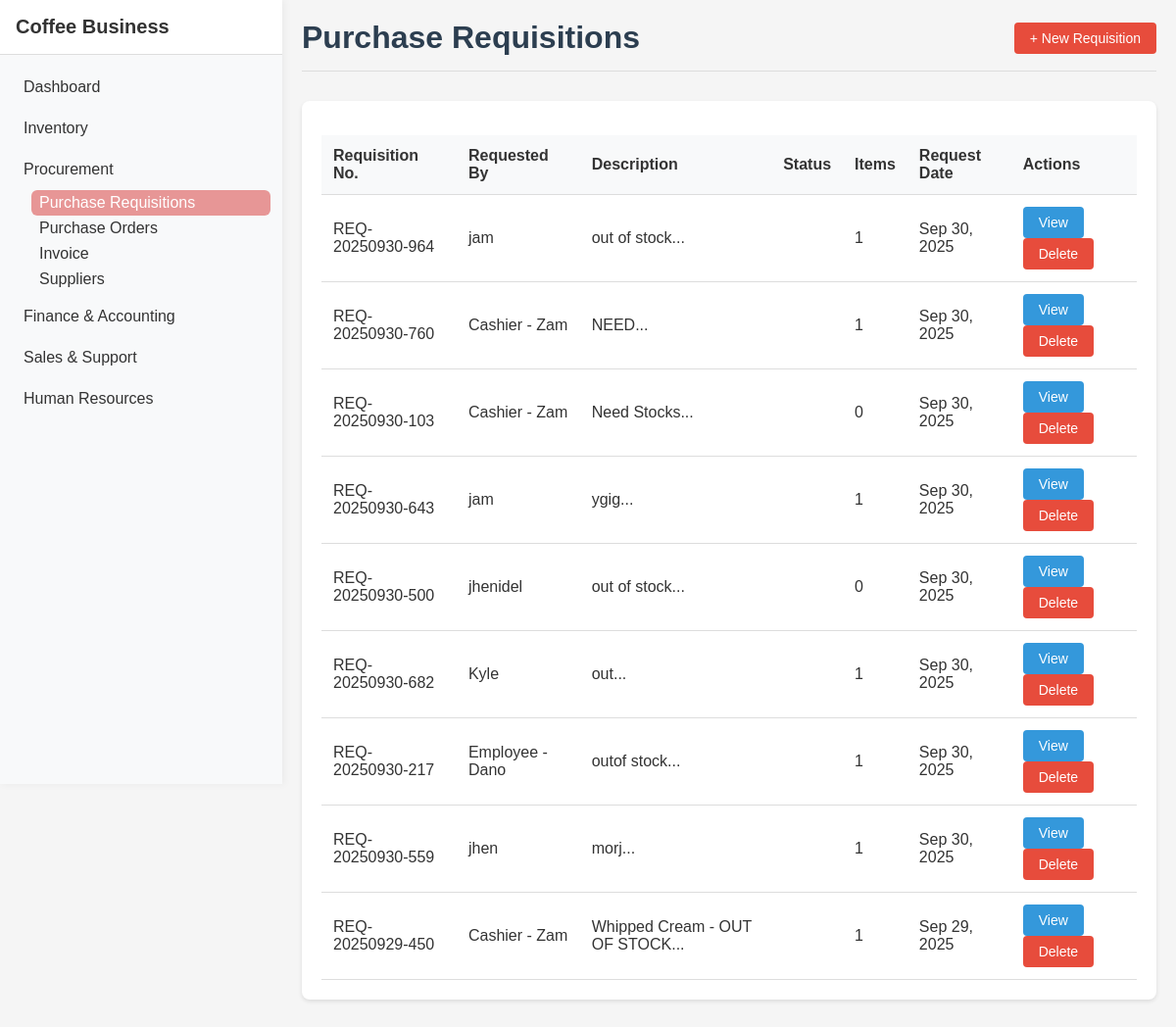
The page /Module3/purchase_requisitions.php on the database its author committed.
### tables this page shows
CREATE TABLE `purchase_requisitions` (
  `id` int(11) NOT NULL,
  `requisition_number` varchar(50) NOT NULL,
  `requested_by` varchar(100) NOT NULL,
  `request_date` datetime NOT NULL,
  `status` enum('pending','approved','rejected') NOT NULL DEFAULT 'pending',
  `description` text DEFAULT NULL,
  `approved_by` varchar(100) DEFAULT NULL,
  `approval_date` datetime DEFAULT NULL,
  `created_at` timestamp NOT NULL DEFAULT current_timestamp()
);

### Module3/purchase_requisitions.php (the view, shortened to what this page needs)
<?php
require '../db.php';
$req_number = $_GET['req'] ?? '';
if ($req_number) {
    $requisitions = $pdo->prepare("
        SELECT pr.*,
               (SELECT COUNT(*) FROM purchase_requisition_items WHERE requisition_id = pr.id) as item_count
        FROM purchase_requisitions pr
        WHERE pr.requisition_number = ?
        ORDER BY pr.created_at DESC
    ");
    $requisitions->execute([$req_number]);
    $requisitions = $requisitions->fetchAll(PDO::FETCH_ASSOC);
} else {
    $requisitions = $pdo->query("
        SELECT pr.*,
               (SELECT COUNT(*) FROM purchase_requisition_items WHERE requisition_id = pr.id) as item_count
        FROM purchase_requisitions pr
        ORDER BY pr.created_at DESC
    ")->fetchAll(PDO::FETCH_ASSOC);
}
?>
<!doctype html>
<html>
<head>
    <link rel="stylesheet" href="styles.css">
</head>
<body>
    <?php include '../shared/sidebar.php'; ?>
    <div class="container" style="margin-left: 18rem;">
        <div class="header">
            <h1>Purchase Requisitions</h1>
            <div>
                <button class="btn btn-primary" onclick="openAddModal()">+ New Requisition</button>
            </div>
        </div>
        <div class="card">
            <table class="table">
                <thead>
                    <tr>
                        <th>Requisition No.</th>
                        <th>Requested By</th>
                        <th>Description</th>
                        <th>Status</th>
                        <th>Items</th>
                        <th>Request Date</th>
                        <th>Actions</th>
                    </tr>
                </thead>
                <tbody>
                    <?php foreach ($requisitions as $req): ?>
                        <tr>
                            <td><?php echo htmlspecialchars($req['requisition_number']); ?></td>
                            <td><?php echo htmlspecialchars($req['requested_by']); ?></td>
                            <td><?php echo htmlspecialchars(substr($req['description'], 0, 50) . '...'); ?></td>
                            <td>
                                <span class="status-badge status-<?php echo strtolower($req['status']); ?>">
                                </span>
                            </td>
                            <td><?php echo (int)$req['item_count']; ?></td>
                            <td><?php echo date('M d, Y', strtotime($req['request_date'])); ?></td>
                            <td>
                                <button class="btn" onclick="viewRequisition(<?php echo $req['id']; ?>)">View</button>
                                <button class="btn btn-danger" onclick="deleteRequisition(<?php echo $req['id']; ?>)">Delete</button>
                            </td>
                        </tr>
                    <?php endforeach; ?>
                </tbody>
            </table>
        </div>
    </div>
</body>
</html>

### Module3/styles.css (style rules this page uses)
* { box-sizing: border-box; margin: 0; padding: 0; }
body { font-family: Arial, sans-serif; background-color: #f5f5f5; color: #333; }
.container { max-width: 1200px; margin: 0 auto; padding: 20px; }
.header { display: flex; justify-content: space-between; align-items: center; margin-bottom: 30px; padding-bottom: 15px; border-bottom: 1px solid #ddd; }
.header h1 { color: #2c3e50; }
.btn { display: inline-block; padding: 8px 16px; background-color: #3498db; color: white; text-decoration: none; border-radius: 4px; border: none; cursor: pointer; font-size: 14px; transition: background-color 0.3s; }
.btn-primary { background-color: #e74c3c; }
.btn-danger { background-color: #e74c3c; }
.card { background: white; border-radius: 8px; box-shadow: 0 2px 4px rgba(0,0,0,0.1); padding: 20px; margin-bottom: 20px; }
.table { width: 100%; border-collapse: collapse; margin-top: 15px; }
.table th, .table td { padding: 12px; text-align: left; border-bottom: 1px solid #ddd; }
.table th { background-color: #f8f9fa; font-weight: bold; }

### Module3/purchase_requisitions.php (style rules this page uses)
.btn-danger { background-color: #e74c3c; color: white; }
.status-badge { display: inline-block; padding: 4px 12px; border-radius: 20px; font-size: 12px; font-weight: bold; text-transform: uppercase; }

### rows shown on the page
purchase_requisitions: requisition_number "REQ-20250930-964", requested_by "jam", description "out of stock...", item_count "1", request_date "Sep 30, 2025"
purchase_requisitions: requisition_number "REQ-20250930-760", requested_by "Cashier - Zam", description "NEED...", item_count "1", request_date "Sep 30, 2025"
purchase_requisitions: requisition_number "REQ-20250930-103", requested_by "Cashier - Zam", description "Need Stocks...", item_count "0", request_date "Sep 30, 2025"
purchase_requisitions: requisition_number "REQ-20250930-643", requested_by "jam", description "ygig...", item_count "1", request_date "Sep 30, 2025"
purchase_requisitions: requisition_number "REQ-20250930-500", requested_by "jhenidel", description "out of stock...", item_count "0", request_date "Sep 30, 2025"
purchase_requisitions: requisition_number "REQ-20250930-682", requested_by "Kyle", description "out...", item_count "1", request_date "Sep 30, 2025"
purchase_requisitions: requisition_number "REQ-20250930-217", requested_by "Employee - Dano", description "outof stock...", item_count "1", request_date "Sep 30, 2025"
purchase_requisitions: requisition_number "REQ-20250930-559", requested_by "jhen", description "morj...", item_count "1", request_date "Sep 30, 2025"
purchase_requisitions: requisition_number "REQ-20250929-450", requested_by "Cashier - Zam", description "Whipped Cream - OUT OF STOCK...", item_count "1", request_date "Sep 29, 2025"
